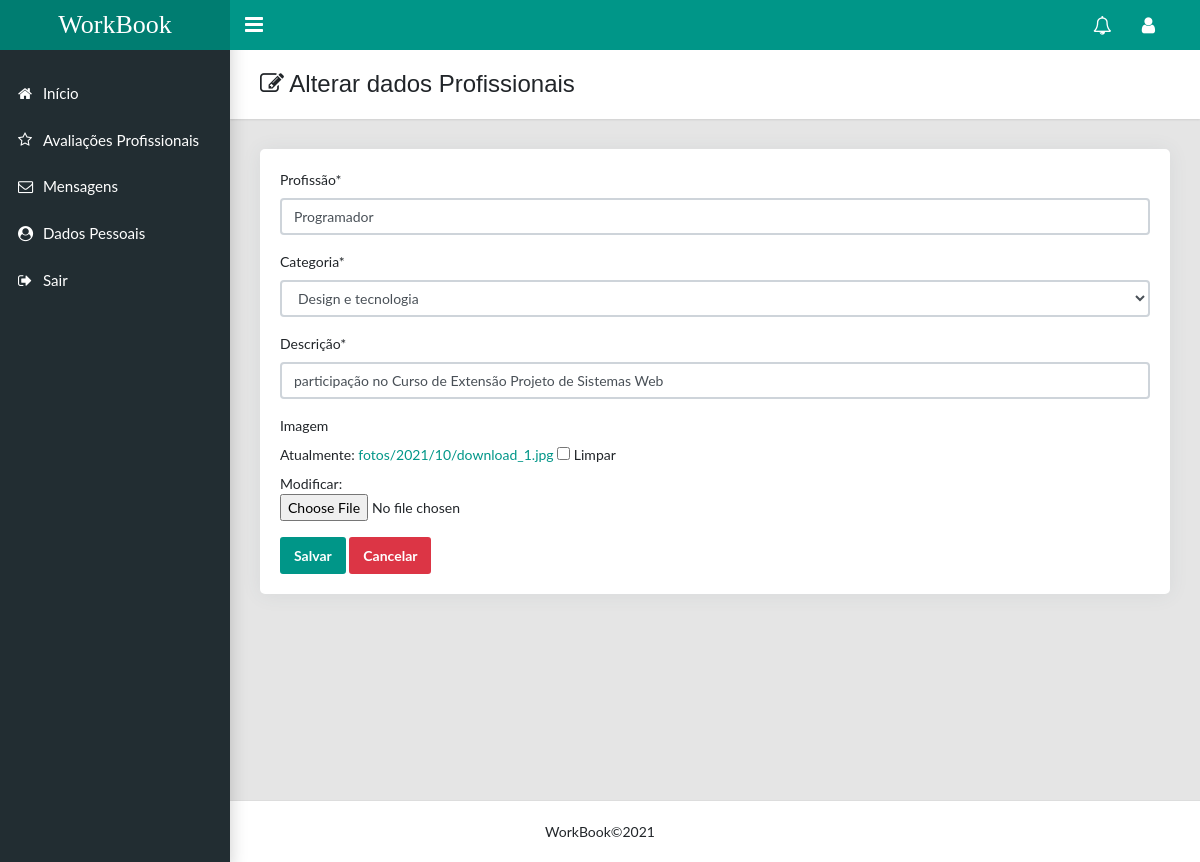
Screenshot of /dadosProfissional/1 (signed in) with the database file from the repository.
### usuario/models.py (models this page shows, shortened)
class Profissional(models.Model):
            profissao = models.CharField('Profissão', max_length=250)
            categoria = models.OneToOneField(Categoria, on_delete=models.CASCADE, related_name='categoria')
            slug = models.SlugField('Atalho', unique=True, blank=True, null=True)
            descricao = models.CharField('Descrição', max_length=250)
            imagem = models.ImageField(upload_to='fotos/%Y/%m/', blank=True, null=True)
            user = models.OneToOneField(Usuario, on_delete=models.CASCADE, related_name='usario',
                                        error_messages={
                                            "unique": "Já existe um profissional cadastrado para este usuário."
                                        }
                                       )
            acesso_permitido = models.BooleanField(default=True)
            """def clean(self):
                error_messages = {}
                if not valida_cpf(self.cpf):
                    error_messages['cpf'] = 'Digite um cpf Válido!'

                if error_messages:
                    raise ValidationError(error_messages)"""
            class Meta:
                verbose_name = 'Profissional'
                verbose_name_plural = 'Profissional'
                ordering = ['id']

### usuario/views.py (the view)
# urls.py: path('dadosProfissional/<int:user_id>', views.dadosProfissional, name='dadosProfissional'),
@login_required(login_url='usuario:submit_login')
def dadosProfissional(request, user_id):
    data = {}
    profissional = Profissional.objects.get(user_id=user_id)
    form = FormEditProfissional(request.POST or None, instance=profissional)
    if form.is_valid():
        form.save()
        return redirect('usuario:detailProfissional', profissional.user_id)
    data['form'] = form
    data['profissional'] = profissional
    return render(request, 'usuario/dadosProfissional.html', data)

### usuario/form.py
class FormEditProfissional(ModelForm):
    class Meta:
        model = Profissional
        fields = '__all__'
        exclude = ('user','slug', 'acesso_permitido',)

### usuario/models.py (called while the page is built)
    def __str__(self):
        return self.nome

### usuario/templates/usuario/dadosProfissional.html (shortened to what this page needs)
{% extends 'base.html' %}
{% block content %}
{% load crispy_forms_tags %}
<main class="app-content">
    <div class="app-title">
        <div>
            <h1><i class="fa fa-edit"></i> Alterar dados Profissionais</h1>
        </div>
    </div>
    <div class="row">
        <div class="col-lg-12">
            <div class="card user-card-full">
                <div class="row m-l-0 m-r-0">
                    <div class="card-body">
                        <form method="post" action="{% url 'usuario:dadosProfissional' profissional.user_id %}"
                              enctype="multipart/form-data">
                            {{ form|crispy }}
                            <div class="row">
                                <div class="col">
                                    <button type="submit" class="btn btn-primary" title="Salvar">Salvar</button>
                                    <a class="btn btn-danger" href="{% url 'usuario:detailProfissional' user.id %}">Cancelar</a>
                                </div>
                            </div>
                        </form>
                    </div>
                </div>
            </div>
        </div>
    </div>
</main>
{% endblock %}

### rows the page displays
Profissional: profissao "Programador", categoria "Design e tecnologia", descricao "participação no Curso de Extensão Projeto de Sistemas Web"
